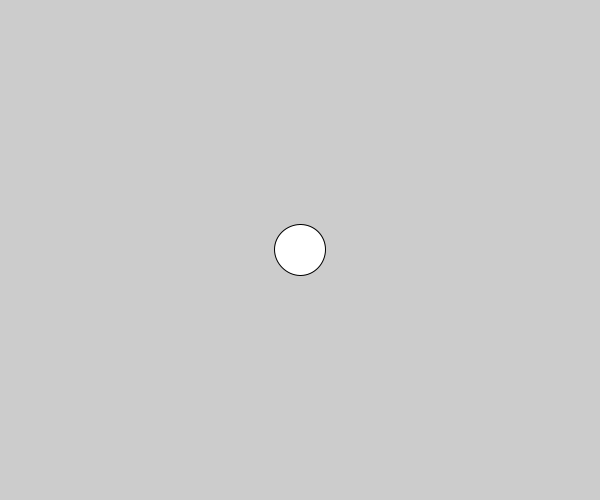
Frame 1 (no input)
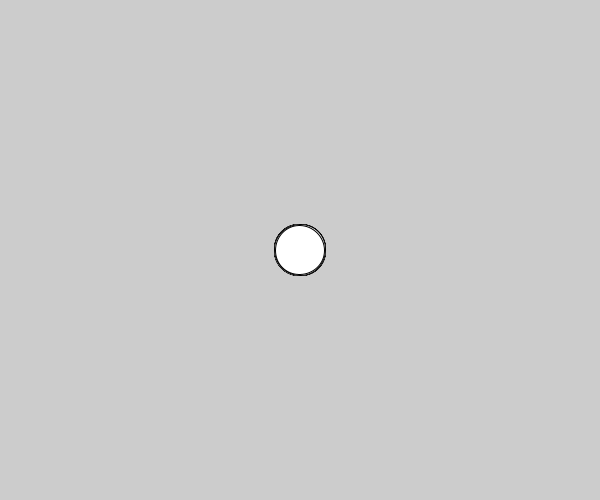
Frame 60 (the mouse pressed at the canvas centre just before this capture)
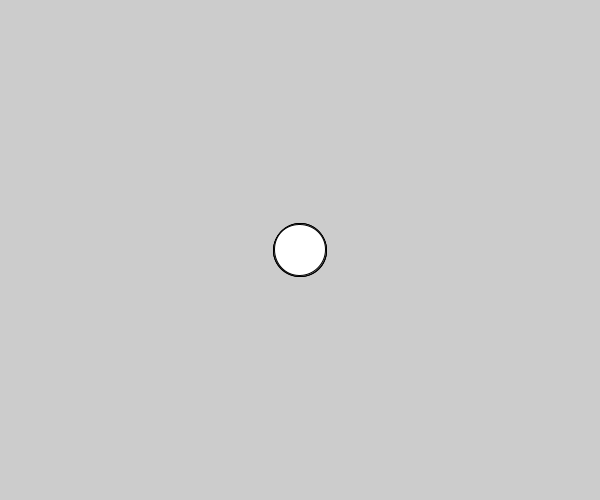
Frame 120 (the mouse held since frame 60 and released just before this capture)

The Processing sketch that drew these frames (run headless with seeded random() and noise(); from frame 60 on, the mouse is pressed at the canvas centre):

// Processing sketch: NOC_2
// ── NOC_2.pde
/*
Gaussian Distribution gives us a random no. about a mean value.
*/

import java.util.Random;

Random gen;
void setup()
{
  size(600,500);
  gen = new Random();
}
void draw()
{
  float h = (float)gen.nextGaussian();
  ellipse(width/2,height/2,50+h,50+h);
}
